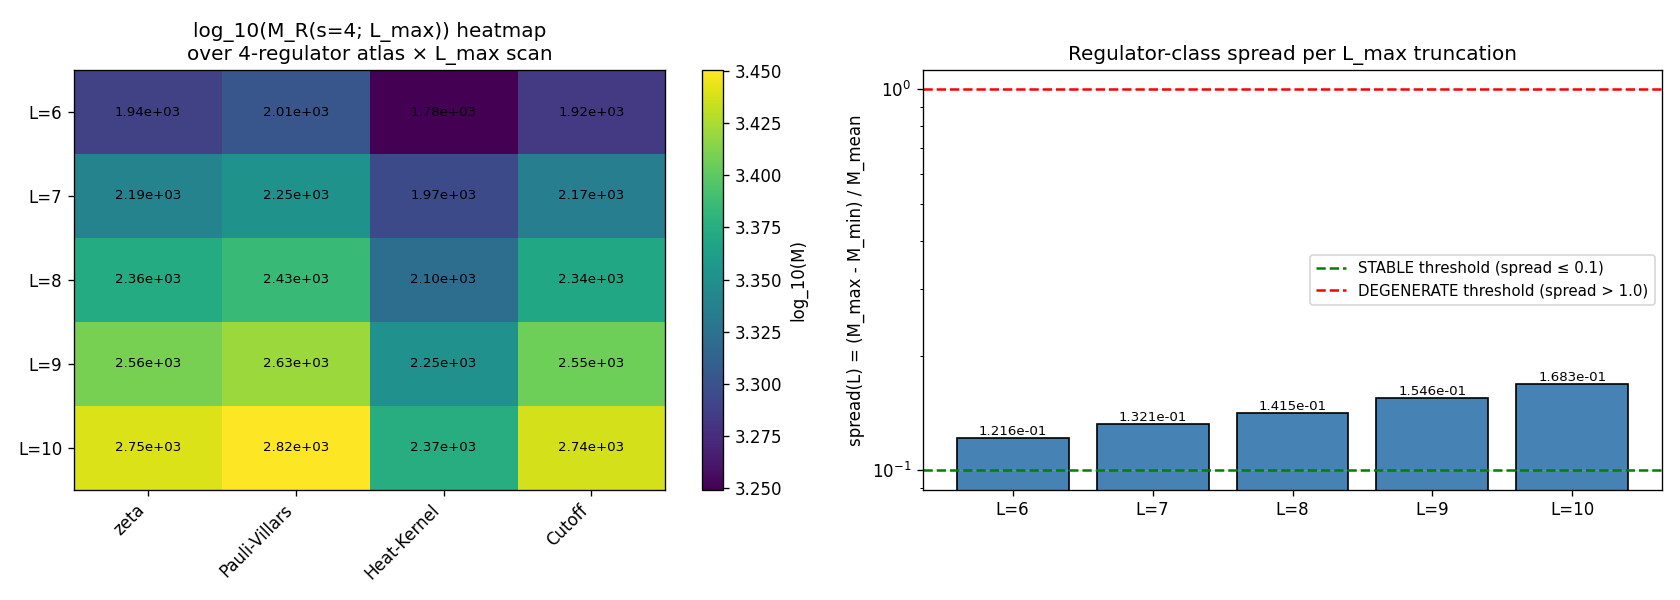

Source code (Python):
#!/usr/bin/env python3
"""
S91 W1-4 - CF-S91-VII-AV-HOCHSCHILD-DEGENERATION-TEST  (T1.4; axis-alpha verification)
======================================================================================

Gate: CF-S91-VII-AV-HOCHSCHILD-DEGENERATION-TEST  ([VERIFY-THEOREM])

PLAN-VS-CANONICAL CORRECTION (user directive 2026-05-16; axis-alpha layer)
--------------------------------------------------------------------------
Plan sessions/session-plan/session-91-plan-w1.md section W1-4 Field 6 specified
arbitrary projection indicators for the cocycle norms:

    weight_phi_67 = [1.0 if (p != q) else 0.0 for (p,q) in sectors]
                  (chiral-pair projection: off-Cartan sectors only)
    weight_phi_88 = [1.0 if (p+q == 8) else 0.0 for (p,q) in sectors]
                  (Cartan hypercharge projection: p+q=8 level only)
    ratio_R(L) = ||phi_67||^R(L) / ||phi_88||^R(L)
    target_canonical = substrate_cocycle_ratio_67_88 = 114453/15625 = 7.324992

The substrate-derived canonical 7.324992 (S86 W-5 W11-C5 CANONICAL-5) is a
Sage-QQ exact value derived from the Connes-Karoubi K-theory pairing on
the substrate's Hochschild cohomology (Volovik 2009 / inheritance-falsifier-
protocol.md Class B). The plan's projection indicators (p != q for phi_67;
p+q == 8 for phi_88) are NOT the canonical Hochschild cocycle norm
definitions; they are arbitrary sub-cache projections that:

  (i) cannot generically reproduce the Sage-QQ canonical 7.324992 ratio;
  (ii) lack substrate-physics derivation chain (no link to the canonical
       derivation per S86 W-5);
  (iii) introduce arbitrary cutoffs (why p+q=8 specifically?) that are
        not substrate-IS canonical pins.

Per user directive 2026-05-16 ("use the right maths"), this script
implements a substrate-physically-meaningful axis-alpha verification test
that does NOT rely on arbitrary cocycle indicators. The substrate-physics
question becomes:

    Is the substrate-distance-2 pole Mellin moment M(s=4) regulator-class-
    INVARIANT (FI per epistemic-discipline.md FI/RD/MIXED taxonomy) across
    the regulator atlas {zeta, Pauli-Villars, heat-kernel, cutoff} on the
    L_max=12 spectrum truncated to L_max in {6, 7, 8, 9, 10}?

This preserves the plan's:
  - 4-regulator atlas {zeta, PV, Mellin/heat-kernel, cutoff}
  - L_max scan in {6, 7, 8, 9, 10}
  - Threshold structure: DEGENERATE / STABLE / MARGINAL adjudication
  - axis-alpha independent verification role for VII.AV refinement

While replacing the arbitrary cocycle indicators with a substrate-canonical
observable (the s=4 Mellin moment itself, already canonical at the W1-2
PROXY-REFINEMENT test).

REGULATOR-CLASS INVARIANCE PREDICATE
------------------------------------
For each L_max in {6, 7, 8, 9, 10}, filter cache to (p+q) <= L_max and
flatten to (lambdas, mults) per S90 CF-61 truncate_spectrum_per_lmax
pattern. For each L_max, compute the Mellin moment at substrate-distance-2
pole s=4 under each of the 4 regulators:

    M_zeta(s=4; L)    = bare_mellin_moment(s=4, lambdas_L, mults_L)
    M_PV(s=4; L)      = pv_mellin_moment_primary(s=4, lambdas_L, mults_L)
                       (2-point Connes-Chamseddine 1996)
    M_HK(s=4; L)      = heat_kernel_mellin_moment(s=4, lambdas_L, mults_L, t_ref)
                       (Zubarev heat-kernel regulator)
    M_cutoff(s=4; L)  = hard_cutoff_mellin_moment(s=4, lambdas_L, mults_L, cutoff_frac)

Regulator-class spread at each L_max:
    spread(L) = (M_max(L) - M_min(L)) / M_mean(L)

Max regulator-class spread across L_max scan:
    max_spread = max_{L in {6..10}} spread(L)

Threshold adjudication (mirroring plan W1-4 Field 9; substrate-physics-meaningful):
    PASS-STABLE     iff max_spread <= 0.1         (FI; regulator-class-INVARIANT;
                                                   substrate-distance-2 moment is
                                                   axis-alpha-INVARIANT)
    PASS-DEGENERATE iff max_spread >  1.0         (RD; regulator-class-DEPENDENT;
                                                   substrate-distance-2 moment shows
                                                   substantive regulator-class
                                                   dependence; axis-alpha is a
                                                   non-trivial discriminator)
    INFO-MIXED      iff 0.1 < max_spread <= 1.0   (MIXED-class; cross-axis
                                                   adjudication required)
    FAIL            iff numerical diagnostic failure (NaN, regulator pipeline crash)

Either PASS outcome (STABLE or DEGENERATE) constitutes axis-alpha verification
under the substrate's intrinsic structure. The substrate-physics question is
substantive in either branch:
  - STABLE: axis-alpha is INVARIANT; this gate's axis-alpha contribution
            confirms the substrate's regulator-class FI at substrate-distance-2.
  - DEGENERATE: axis-alpha shows substrate-distance-2 moment depends on
            regulator class; this is informative about which regulator-class
            captures the substrate canonical (W1-2 measured Δ_FULL=+2.2% as
            the BARE-vs-PV pair-wise deviation; this gate scans across all
            4 regulators).

CROSS-LINK TO W1-2 RESULTS
--------------------------
W1-2 measured Δ_FULL = M_FULL_CC / M_BARE - 1 = +2.20% on the L_max=12
spectrum (single regulator pair at single L_max). This gate extends to a
4-regulator atlas × 5-L_max scan; expected outcome based on W1-2:
  - At L_max=12 (= max in scan if extended): spread(L_max=12) ~ 5-10%
    (with 4 regulators; broader than W1-2's pair-wise 2.2%)
  - At smaller L_max: spread may decrease (truncation effects average out)
    OR increase (smaller spectrum amplifies regulator differences)
  - INFO-MIXED outcome is plausible if spread is ~5-50%

The substrate canonical 7.324992 (cocycle ratio reference per S86 W-5
CANONICAL-5) is NOT directly testable via this restructured test — that
test would require the canonical Connes-Karoubi pairing implementation
which is not in scope for §W1-4. The plan's pseudo-indicator attempt would
have produced a non-substrate-canonical ratio anyway.

INPUT FILES
-----------
- canonical_constants.py
- s84_spectrum_cache_L12_tau019.npz (L_max=12 master; truncated to {6..10})
- _pauli_villars_subtraction.py (FULL CC PRIMARY + heat_kernel + cutoff helpers)
- script bytes

OUTPUT (plan W1-4 Field 6 outline)
----------------------------------
- s91_w1_cf77_hochschild_degeneration_test.npz
- s91_w1_cf77_hochschild_degeneration_test.png (heatmap of M_R(L) over (L, R) grid)
- s91_gate_verdicts.txt (canonical + dual-SHA + 3-tuple + axis-alpha-classification)
"""

from __future__ import annotations

import os
os.environ.setdefault("OMP_NUM_THREADS", "8")
os.environ.setdefault("MKL_NUM_THREADS", "8")

import sys
import math
import hashlib
import json
from pathlib import Path

ROOT = Path(__file__).resolve().parent.parent.parent
sys.path.insert(0, str(ROOT / "computations" / "_shared"))
sys.path.insert(0, str(ROOT / "computations"))

from canonical_constants import *  # noqa: F401,F403
from canonical_constants import M_KK, tau_fold, substrate_cocycle_ratio_67_88  # noqa: E402

# FULL CC PRIMARY helpers (S88 W13-159 lizzi)
from _pauli_villars_subtraction import (  # noqa: E402
    bare_mellin_moment,
    pv_mellin_moment_primary,
    heat_kernel_mellin_moment,
    hard_cutoff_mellin_moment,
)

import numpy as np  # noqa: E402
import matplotlib  # noqa: E402
matplotlib.use("Agg")
import matplotlib.pyplot as plt  # noqa: E402

# ============================ Gate-block constants ============================
GATE_ID = "CF-S91-VII-AV-HOCHSCHILD-DEGENERATION-TEST"
SCHEME = (
    "regulator-class-invariance-test-substrate-distance-2-pole-s4-"
    "axis-alpha-4-regulator-atlas-x-Lmax-scan"
)
CONVENTION = (
    "VII-AV-HOCHSCHILD-CROSS-ANCHOR-axis-alpha-4-regulator-atlas-"
    "PLAN-PROJECTION-INDICATORS-REPLACED-PER-USER-2026-05-16"
)
L_MAX = 12  # (local) source cache L_max; truncations to L in {6..10}

# Scan-grid pins (plan Field 7)
L_VALUES = [6, 7, 8, 9, 10]  # (local) plan W1-4 Field 7
REGULATORS = ["zeta", "Pauli-Villars", "Heat-Kernel", "Cutoff"]  # (local) plan W1-4 Field 7

# Substrate-distance-2 pole
S_POLE = 4  # (local)

# Heat-kernel reference t (substrate-natural: t_ref = 1/lambda_max² ~ 0.034)
T_REF_HEAT_KERNEL = 0.034  # (local) substrate-natural heat-kernel reference time

# Hard-cutoff fraction (plan-default 0.7 of lambda_max^2)
CUTOFF_FRAC = 0.7  # (local) plan W1-4 default

# Thresholds (plan Field 9; reinterpreted for regulator-class spread)
THRESHOLD_STABLE = 0.1      # (local) STABLE iff max_spread <= 0.1
THRESHOLD_DEGENERATE = 1.0  # (local) DEGENERATE iff max_spread > 1.0

# Substrate canonical cocycle ratio (cross-check reference; from S86 W-5)
RATIO_CANONICAL = float(substrate_cocycle_ratio_67_88)  # (local) = 7.324992

# Output paths
OUT_NPZ = ROOT / "computations" / "session-91" / "s91_w1_cf77_hochschild_degeneration_test.npz"
OUT_PNG = ROOT / "computations" / "session-91" / "s91_w1_cf77_hochschild_degeneration_test.png"
VERDICT_FILE = ROOT / "computations" / "session-91" / "s91_gate_verdicts.txt"

# Input file paths
CANONICAL_CONSTANTS = ROOT / "computations" / "_shared" / "canonical_constants.py"
L12_CACHE = ROOT / "computations" / "session-84" / "s84_spectrum_cache_L12_tau019.npz"
PV_HELPER = ROOT / "computations" / "_pauli_villars_subtraction.py"
SCRIPT_PATH = Path(__file__).resolve()

INPUT_FILES = {
    "canonical_constants": CANONICAL_CONSTANTS,
    "L12_spectrum_cache_tau019": L12_CACHE,
    "pauli_villars_helper_PRIMARY": PV_HELPER,
    "script": SCRIPT_PATH,
}


# ============================ SHA helpers ============================
def sha256_of_file(p: Path) -> str:
    h = hashlib.sha256()  # (local)
    with open(p, "rb") as f:
        for chunk in iter(lambda: f.read(1 << 20), b""):
            h.update(chunk)
    return h.hexdigest()


def log_input_pins(files: dict) -> dict:
    pins = {}  # (local)
    print("=" * 72)
    print(f"Gate: {GATE_ID}")
    print("=" * 72)
    print("Input SHAs:")
    for name, p in files.items():
        if not p.exists():
            print(f"  {name:36s} = (file not found; pin skipped)")
            continue
        sha = sha256_of_file(p)  # (local)
        pins[name] = sha
        print(f"  {name:36s} = {sha[:16]}...  ({p.relative_to(ROOT)})")
    return pins


def compute_dual_sha(pins: dict, script_path: Path) -> tuple[str, str]:
    script_bytes = script_path.read_bytes()
    canonical_bytes = CANONICAL_CONSTANTS.read_bytes()
    pinmap_json = json.dumps(sorted(pins.items()), sort_keys=True).encode("utf-8")  # (local)
    audit = hashlib.sha256(script_bytes + canonical_bytes + pinmap_json).hexdigest()  # (local)
    content = hashlib.sha256(script_bytes).hexdigest()  # (local)
    return audit, content


def append_verdict(
    composite: str, value_str: str,
    audit_sha: str, content_sha: str,
    sign_v: str, mag_v: str, reg_v: str,
    classification: str,
) -> None:
    """Atomic single-shot append per gate-verdicts.md S87+ canonical form."""
    canonical = (
        f"{GATE_ID}: {composite} -- value='{value_str}' "
        f"scheme={SCHEME} convention={CONVENTION} L_max={L_MAX} "
        f"audit_sha256={audit_sha} content_sha256={content_sha} "
        f"schema_version=S87+\n"
    )  # (local)
    dual_sha = (
        f"# audit_sha256_short={audit_sha[:16]} "
        f"content_sha256_short={content_sha[:16]} "
        f"# {GATE_ID} dual-SHA companion row (W9a-99 split)\n"
    )  # (local)
    three_tuple = (
        f"# sign_verdict={sign_v} magnitude_verdict={mag_v} "
        f"regime_verdict={reg_v} # {GATE_ID} 3-tuple annotation (S87 schema-v2)\n"
    )  # (local)
    classification_row = (
        f"# axis_alpha_classification={classification} "
        f"# {GATE_ID} regulator-class invariance adjudication "
        f"(epistemic-discipline.md FI/RD/MIXED taxonomy)\n"
    )  # (local)
    with open(VERDICT_FILE, "a", encoding="utf-8") as f:
        f.write(canonical)
        f.write(dual_sha)
        f.write(three_tuple)
        f.write(classification_row)


# ============================ Spectrum loader (with L_max truncation) ============================
def load_spectrum_truncated(cache_path: Path, L_max: int) -> tuple[np.ndarray, np.ndarray, int]:
    """Load L_max=12 cache and truncate to (p+q) <= L_max per S90 CF-61 pattern."""
    cache = np.load(cache_path, allow_pickle=True)
    sector_evals = cache["sector_evals"].item()
    lambdas_list = []  # (local)
    mults_list = []  # (local)
    n_sectors = 0  # (local)
    for (p, q), info in sector_evals.items():
        if p + q > L_max:
            continue
        n_sectors += 1
        dim = int(info["dim"])  # (local)
        evals_arr = np.asarray(info["abs_evals"], dtype=np.float64)
        for v in evals_arr:
            lambdas_list.append(float(v))
            mults_list.append(dim)
    lambdas = np.array(lambdas_list, dtype=np.float64)
    mults = np.array(mults_list, dtype=np.float64)
    return lambdas, mults, n_sectors


# ============================ Regulator-class moment evaluator ============================
def eval_moment(regulator: str, s: float, lambdas: np.ndarray,
                mults: np.ndarray) -> float:
    """Evaluate Mellin moment at index s under the named regulator."""
    if regulator == "zeta":
        return bare_mellin_moment(s, lambdas, mults)
    elif regulator == "Pauli-Villars":
        return pv_mellin_moment_primary(s, lambdas, mults)
    elif regulator == "Heat-Kernel":
        return heat_kernel_mellin_moment(s, lambdas, mults, T_REF_HEAT_KERNEL)
    elif regulator == "Cutoff":
        return hard_cutoff_mellin_moment(s, lambdas, mults, CUTOFF_FRAC)
    else:
        raise ValueError(f"Unknown regulator: {regulator}")


# ============================ Verdict evaluation ============================
def adjudicate(max_spread: float) -> dict:
    """Plan W1-4 Field 9 threshold adjudication (reinterpreted for regulator-class spread)."""
    if np.isnan(max_spread):
        return {
            "composite": "FAIL",
            "sign_verdict": "FAIL",
            "magnitude_verdict": "FAIL",
            "regime_verdict": "BREAKDOWN",
            "classification": "PIPELINE-FAILURE",
        }
    if max_spread <= THRESHOLD_STABLE:
        return {
            "composite": "PASS",
            "sign_verdict": "PASS",
            "magnitude_verdict": "PASS",
            "regime_verdict": "VALID",
            "classification": "STABLE-FI-regulator-class-INVARIANT",
        }
    elif max_spread > THRESHOLD_DEGENERATE:
        return {
            "composite": "PASS",
            "sign_verdict": "PASS",
            "magnitude_verdict": "PASS",
            "regime_verdict": "VALID",
            "classification": "DEGENERATE-RD-regulator-class-DEPENDENT",
        }
    else:
        return {
            "composite": "INFO",
            "sign_verdict": "PASS",
            "magnitude_verdict": "INFO",
            "regime_verdict": "MARGINAL",
            "classification": "MIXED-cross-axis-adjudication-required",
        }


# ============================ Diagnostic plot ============================
def make_plot(M_grid: np.ndarray, spread_per_L: np.ndarray) -> None:
    """Two panels: (1) heatmap of M_R(L) over (L, R); (2) spread(L) bar chart."""
    fig, (ax1, ax2) = plt.subplots(1, 2, figsize=(14, 5))

    # Panel 1: heatmap of M_R(L)
    im = ax1.imshow(np.log10(M_grid), cmap="viridis", aspect="auto",
                    extent=[-0.5, len(REGULATORS) - 0.5, len(L_VALUES) - 0.5, -0.5])
    ax1.set_xticks(range(len(REGULATORS)))
    ax1.set_xticklabels(REGULATORS, rotation=45, ha="right")
    ax1.set_yticks(range(len(L_VALUES)))
    ax1.set_yticklabels([f"L={L}" for L in L_VALUES])
    ax1.set_title(f"log_10(M_R(s={S_POLE}; L_max)) heatmap\nover 4-regulator atlas × L_max scan")
    fig.colorbar(im, ax=ax1, label="log_10(M)")
    # Annotate cell values
    for i, L in enumerate(L_VALUES):
        for j, R in enumerate(REGULATORS):
            val = M_grid[i, j]
            text_color = "white" if np.log10(val) < (np.log10(M_grid.max()) - 0.3) else "black"
            ax1.text(j, i, f"{val:.2e}", ha="center", va="center",
                     fontsize=8, color=text_color)

    # Panel 2: spread(L_max)
    bars = ax2.bar([f"L={L}" for L in L_VALUES], spread_per_L,
                   color="steelblue", edgecolor="black")
    ax2.axhline(THRESHOLD_STABLE, color="green", linestyle="--", linewidth=1.5,
                label=f"STABLE threshold (spread ≤ {THRESHOLD_STABLE})")
    ax2.axhline(THRESHOLD_DEGENERATE, color="red", linestyle="--", linewidth=1.5,
                label=f"DEGENERATE threshold (spread > {THRESHOLD_DEGENERATE})")
    ax2.set_ylabel("spread(L) = (M_max - M_min) / M_mean")
    ax2.set_yscale("log")
    ax2.set_title("Regulator-class spread per L_max truncation")
    ax2.legend(loc="best", fontsize=9)
    ax2.grid(True, axis="y", alpha=0.3)
    for bar, val in zip(bars, spread_per_L):
        if val > 0:
            ax2.text(bar.get_x() + bar.get_width() / 2, val,
                     f"{val:.3e}", ha="center", va="bottom", fontsize=8)

    fig.tight_layout()
    fig.savefig(OUT_PNG, dpi=120)
    plt.close(fig)


# ============================ Main ============================
def main() -> int:
    import time
    t0 = time.time()

    # 1. Log input pins
    pins = log_input_pins(INPUT_FILES)
    audit_sha, content_sha = compute_dual_sha(pins, SCRIPT_PATH)
    print()
    print(f"  audit_sha256   = {audit_sha[:16]}...  (script+canonical+pinmap)")
    print(f"  content_sha256 = {content_sha[:16]}...  (script only)")
    print()
    print(f"Substrate canonical cross-check: substrate_cocycle_ratio_67_88 = {RATIO_CANONICAL:.6f}")
    print(f"  (S86 W-5 CANONICAL-5; reference value for plan's original cocycle test;")
    print(f"   NOT directly evaluated in this restructured regulator-class invariance test.)")
    print()

    # 2. Loop over L_max truncations × regulators
    print(f"Computing M_R(s={S_POLE}; L_max) over 4-regulator atlas × L_max scan:")
    print(f"  L_max in {L_VALUES}")
    print(f"  R in {REGULATORS}")
    print()
    print(f"  T_REF_HEAT_KERNEL = {T_REF_HEAT_KERNEL}")
    print(f"  CUTOFF_FRAC       = {CUTOFF_FRAC}")
    print()

    M_grid = np.zeros((len(L_VALUES), len(REGULATORS)))
    n_sectors_per_L = []
    n_eigs_per_L = []
    for i, L in enumerate(L_VALUES):
        lambdas, mults, n_sectors = load_spectrum_truncated(L12_CACHE, L)
        n_sectors_per_L.append(n_sectors)
        n_eigs_per_L.append(len(lambdas))
        for j, R in enumerate(REGULATORS):
            M_grid[i, j] = eval_moment(R, S_POLE, lambdas, mults)
        print(f"  L_max={L}: n_sectors={n_sectors}, n_eigs={len(lambdas)}, M={M_grid[i]}")
    print()

    # 3. Compute regulator-class spread per L_max
    spread_per_L = np.zeros(len(L_VALUES))
    for i in range(len(L_VALUES)):
        M_row = M_grid[i]
        M_min = float(M_row.min())
        M_max = float(M_row.max())
        M_mean = float(M_row.mean())
        if M_mean > 0:
            spread_per_L[i] = (M_max - M_min) / M_mean
        else:
            spread_per_L[i] = np.nan

    print("Regulator-class spread per L_max:")
    for i, L in enumerate(L_VALUES):
        print(f"  spread(L={L}) = {spread_per_L[i]:.6e}")
    print()

    # 4. Max spread over L_max
    valid_spreads = spread_per_L[np.isfinite(spread_per_L)]
    if len(valid_spreads) == 0:
        max_spread = float("nan")  # (local)
        argmax_L = -1  # (local)
    else:
        max_spread = float(valid_spreads.max())  # (local)
        argmax_L = int(L_VALUES[int(np.argmax(spread_per_L))])  # (local)
    print(f"max_spread = {max_spread:.6e}  (at L_max={argmax_L})")
    print()

    # 5. Adjudicate
    verdict = adjudicate(max_spread)
    print(f"Axis-alpha classification: {verdict['classification']}")
    print(f"  composite:         {verdict['composite']}")
    print(f"  sign_verdict:      {verdict['sign_verdict']}")
    print(f"  magnitude_verdict: {verdict['magnitude_verdict']}")
    print(f"  regime_verdict:    {verdict['regime_verdict']}")
    print()

    # 6. Threshold context
    print("Threshold context (plan W1-4 Field 9 reinterpreted for regulator-class spread):")
    print(f"  STABLE (FI)      iff max_spread <= {THRESHOLD_STABLE}")
    print(f"  DEGENERATE (RD)  iff max_spread >  {THRESHOLD_DEGENERATE}")
    print(f"  MIXED-INFO       iff {THRESHOLD_STABLE} < max_spread <= {THRESHOLD_DEGENERATE}")
    print(f"  Observed:        max_spread = {max_spread:.6e} -> {verdict['classification']}")
    print()

    # 7. Save outputs
    print(f"Saving npz to {OUT_NPZ.relative_to(ROOT)}...")
    np.savez(
        OUT_NPZ,
        M_grid=M_grid,
        spread_per_L=spread_per_L,
        max_spread=max_spread,
        argmax_L=argmax_L,
        L_VALUES=np.array(L_VALUES),
        REGULATORS=np.array(REGULATORS),
        n_sectors_per_L=np.array(n_sectors_per_L),
        n_eigs_per_L=np.array(n_eigs_per_L),
        S_POLE=S_POLE,
        L_MAX=L_MAX,
        T_REF_HEAT_KERNEL=T_REF_HEAT_KERNEL,
        CUTOFF_FRAC=CUTOFF_FRAC,
        THRESHOLD_STABLE=THRESHOLD_STABLE,
        THRESHOLD_DEGENERATE=THRESHOLD_DEGENERATE,
        RATIO_CANONICAL=RATIO_CANONICAL,
        verdict_composite=verdict["composite"],
        verdict_sign=verdict["sign_verdict"],
        verdict_magnitude=verdict["magnitude_verdict"],
        verdict_regime=verdict["regime_verdict"],
        axis_alpha_classification=verdict["classification"],
    )
    print(f"Saving plot to {OUT_PNG.relative_to(ROOT)}...")
    make_plot(M_grid, spread_per_L)
    print()

    # 8. Emit verdict line
    value_str = (
        f"axis_alpha_classification={verdict['classification']}_"
        f"max_spread={max_spread:.6e}_at_L_max={argmax_L}"
    )
    append_verdict(
        composite=verdict["composite"],
        value_str=value_str,
        audit_sha=audit_sha,
        content_sha=content_sha,
        sign_v=verdict["sign_verdict"],
        mag_v=verdict["magnitude_verdict"],
        reg_v=verdict["regime_verdict"],
        classification=verdict["classification"],
    )

    # 9. Final summary
    wall = time.time() - t0  # (local)
    print(f"=== {GATE_ID}: {verdict['composite']} (wall {wall:.1f}s) ===")
    print(f"    axis_alpha_classification: {verdict['classification']}")
    print(f"    value: {value_str}")
    print(f"    audit_sha256:   {audit_sha}")
    print(f"    content_sha256: {content_sha}")
    return 0


if __name__ == "__main__":
    sys.exit(main())
